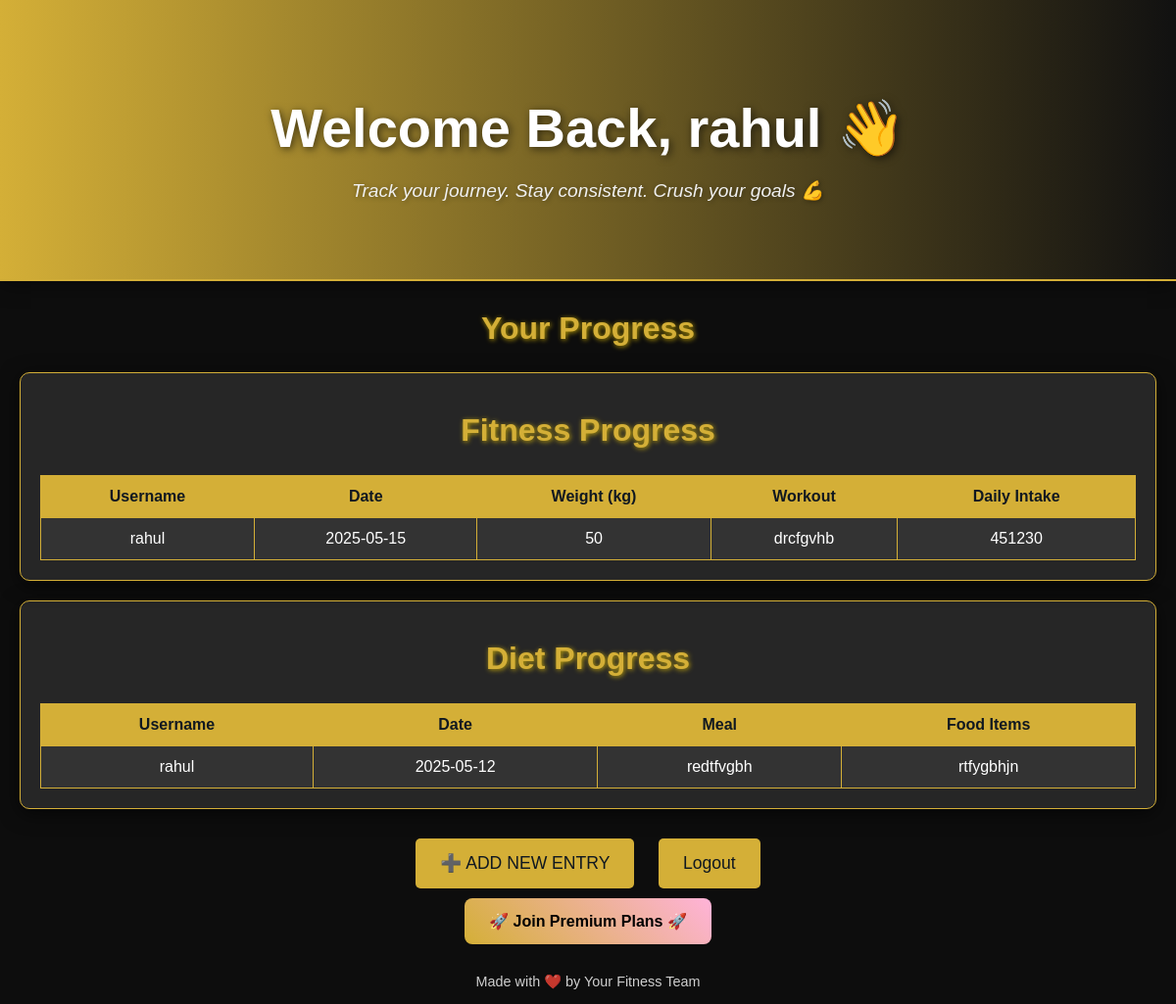
Page /displaytrack.php (signed in) on the committed database.
### tables this page shows
CREATE TABLE `fitness_tracker` (
  `user_id` int(11) NOT NULL,
  `date` varchar(255) NOT NULL,
  `weight` varchar(255) NOT NULL,
  `workout_details` varchar(255) NOT NULL,
  `daily_intake` varchar(255) NOT NULL
);

CREATE TABLE `diet_tracker` (
  `user_id` int(11) NOT NULL,
  `date` varchar(255) NOT NULL,
  `meal` varchar(255) NOT NULL,
  `food` varchar(255) NOT NULL
);

### displaytrack.php (the view, shortened to what this page needs)
<?php
include 'db_connect.php';
$user_id = $_SESSION['user_id'];
$stmt = $conn->prepare("SELECT username FROM login WHERE user_id = ?");
$stmt->bind_param("i", $user_id);
$stmt->execute();
$username_result = $stmt->get_result();
if ($username_result && $username_result->num_rows > 0) {
    $username_row = $username_result->fetch_assoc();
    $username = $username_row['username'];
} else {
    die("No user found with the provided user_id.");
}
$stmt_fitness = $conn->prepare("SELECT * FROM fitness_tracker WHERE user_id = ? ORDER BY date DESC");
$stmt_fitness->bind_param("i", $user_id);
$stmt_fitness->execute();
$fitness_result = $stmt_fitness->get_result();
$stmt_diet = $conn->prepare("SELECT * FROM diet_tracker WHERE user_id = ? ORDER BY date DESC");
$stmt_diet->bind_param("i", $user_id);
$stmt_diet->execute();
$diet_result = $stmt_diet->get_result();
?>
<html >
<head>
</head>
<body>
<div class="hero-banner">
    <div class="hero-content">
        <h1>Welcome Back, <?php echo htmlspecialchars($username); ?> 👋</h1>
        <p>Track your journey. Stay consistent. Crush your goals 💪</p>
    </div>
</div>
<h2>Your Progress</h2>
<div class="card">
    <h2>Fitness Progress</h2>
    <table>
        <tr>
            <th>Username</th>
            <th>Date</th>
            <th>Weight (kg)</th>
            <th>Workout</th>
            <th>Daily Intake</th>
        </tr>
        <?php if ($fitness_result->num_rows > 0) {
            while ($row = $fitness_result->fetch_assoc()) { ?>
                <tr>
                    <td><?php echo htmlspecialchars($username); ?></td>
                    <td><?php echo htmlspecialchars($row['date']); ?></td>
                    <td><?php echo htmlspecialchars($row['weight']); ?></td>
                    <td><?php echo htmlspecialchars($row['workout_details']); ?></td>
                    <td><?php echo htmlspecialchars($row['daily_intake']); ?></td>
                </tr>
            <?php }
        } else { ?>
            <tr><td colspan="5">No fitness records found.</td></tr>
        <?php } ?>
    </table>
</div>
<div class="card">
    <h2>Diet Progress</h2>
    <table>
        <tr>
            <th>Username</th>
            <th>Date</th>
            <th>Meal</th>
            <th>Food Items</th>
        </tr>
        <?php if ($diet_result->num_rows > 0) {
            while ($row = $diet_result->fetch_assoc()) { ?>
                <tr>
                    <td><?php echo htmlspecialchars($username); ?></td>
                    <td><?php echo htmlspecialchars($row['date']); ?></td>
                    <td><?php echo htmlspecialchars($row['meal']); ?></td>
                    <td><?php echo htmlspecialchars($row['food']); ?></td>
                </tr>
            <?php }
        } else { ?>
            <tr><td colspan="4">No diet records found.</td></tr>
        <?php } ?>
    </table>
</div>
<div class="nav-links">
    <button onclick="window.location.href='trackers.php'">➕ ADD NEW ENTRY</button>
    <form method="POST" style="display: inline;">
        <button type="submit" name="logout">Logout</button>
    </form>
</div>
<div>
    <a href="displayplans.php" class="premium-link">🚀 Join Premium Plans 🚀</a>
</div>
<div class="footer">
    <p>Made with ❤️ by Your Fitness Team</p>
</div>
</body>
</html>

### displaytrack.php (style rules this page uses)
body { margin: 0; padding: 0; font-family: 'Arial', sans-serif; background:#0d0d0d; color: #fff; text-align: center; transition: background 0.5s ease; }
.hero-banner { background: linear-gradient(to right, #d4af37 0%, #111 100%); padding: 60px 20px; border-bottom: 2px solid #d4af37; box-shadow: 0 4px 20px rgba(0,0,0,0.4); margin-bottom: 30px; animation: fadeIn 1s ease-out; }
.hero-content { max-width: 800px; margin: 0 auto; }
.hero-content h1 { font-size: 3.5rem; color: #fff; text-shadow: 2px 2px 8px rgba(0, 0, 0, 0.6); margin-bottom: 10px; }
.hero-content p { font-size: 1.2rem; color: #f0f0f0; font-style: italic; text-shadow: 1px 1px 5px rgba(0, 0, 0, 0.4); }
h2 { font-size: 2rem; color: #d4af37; margin-top: 20px; text-shadow: 1px 1px 5px rgba(255, 215, 0, 0.7); }
.card { background-color: rgba(255, 255, 255, 0.1); padding: 20px; border-radius: 10px; margin: 20px; box-shadow: 0 4px 20px rgba(0, 0, 0, 0.6); transition: transform 0.3s ease-in-out; border: 1px solid #d4af37; }
.card table { width: 100%; border-collapse: collapse; }
.card th, .card td { padding: 12px; text-align: center; border: 1px solid #d4af37; }
.card th { background-color: #d4af37; color: #101820; }
.card td { background-color: #333; }
button { background-color: #d4af37; padding: 15px 25px; font-size: 1.1rem; border: none; border-radius: 5px; cursor: pointer; color: #101820; margin: 10px; transition: background 0.3s ease, transform 0.2s ease; }
.nav-links { margin-top: 20px; }
.premium-link { display: inline-block; padding: 14px 25px; background: linear-gradient(45deg, #d4af37, #ffb3d9); color: black; font-weight: bold; border-radius: 8px; text-decoration: none; transition: transform 0.3s ease-in-out; }
.footer { margin-top: 30px; color: #fff; font-size: 0.9rem; opacity: 0.8; }

### rows in the picture
fitness_tracker: date "2025-05-15", weight "50", workout_details "drcfgvhb", daily_intake "451230"
diet_tracker: date "2025-05-12", meal "redtfvgbh", food "rtfygbhjn"

### other values in the picture
$username "rahul"
